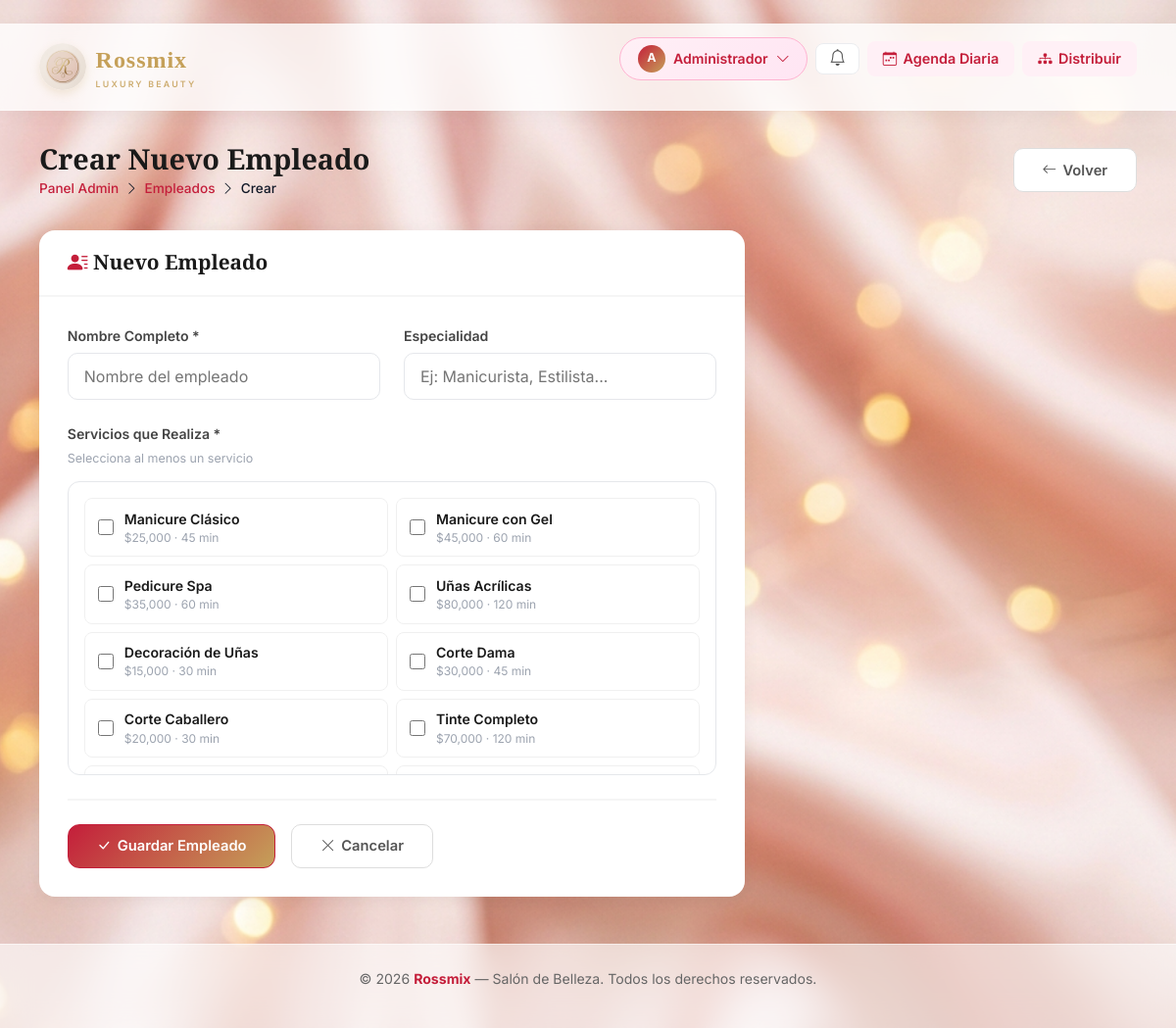
/admin/empleados/crear (signed in), run on the app's committed database.
### app/models/usuario.py (models this page shows, shortened)
class Usuario(db.Model):
    __tablename__ = 'usuario'
    __table_args__ = (
        CheckConstraint("telefono ~ '^[0-9]{10}$'", name='ck_usuario_telefono_10_digitos'),
    )
    id = db.Column(db.Integer, primary_key=True)
    nombre = db.Column(db.String(100), nullable=False)
    email = db.Column(db.String(150), unique=True, nullable=False)
    telefono = db.Column(db.String(10), nullable=False)
    password = db.Column(db.String(200), nullable=False)
    tipo_usuario   = db.Column(db.String(20), nullable=False, index=True)
    fecha_registro = db.Column(db.DateTime, default=datetime.now)
    activo         = db.Column(db.Boolean, default=True)
    id_empleado = db.Column(db.Integer, db.ForeignKey('empleados.id_empleado', ondelete='SET NULL'), nullable=True)
    empleado_vinculado = db.relationship('Empleado', foreign_keys=[id_empleado], backref='usuario_cuenta', uselist=False)
    citas = db.relationship('Cita', backref='cliente', lazy=True, foreign_keys='Cita.id_cliente')
    notificaciones = db.relationship('Notificacion', backref='usuario', lazy=True)

### app/models/servicio.py (models this page shows, shortened)
class Servicio(db.Model):
    __tablename__ = 'servicios'
    id_servicio = db.Column(db.Integer, primary_key=True)
    nombre_servicio = db.Column(db.String(100), nullable=False)
    descripcion = db.Column(db.Text)
    precio_total = db.Column(db.Numeric(10, 2), nullable=False)
    duracion_minutos = db.Column(db.Integer, nullable=False)
    activo = db.Column(db.Boolean, default=True)
    citas = db.relationship('Cita', backref='servicio', lazy=True)
    empleados = db.relationship('Empleado', secondary='empleado_servicios', backref='servicios')

### app/views/admin/empleados.py (the view, shortened to what this page needs)
@admin_bp.route('/empleados/crear', methods=['GET', 'POST'])
@admin_required
def empleados_crear():
    is_ajax = request.headers.get('X-Requested-With') == 'XMLHttpRequest'
    servicios = Servicio.query.filter_by(activo=True).all()
    return render_template('admin/empleados_form.html', empleado=None, servicios=servicios)

### app/templates/admin/empleados_form.html (shortened to what this page needs)
﻿{% extends 'base.html' %}
{% block content %}
<div class="page-header">
    <div>
        <h1>{{ 'Editar' if empleado else 'Crear Nuevo' }} Empleado</h1>
        <div class="breadcrumb-r">
            <a href="{{ url_for('dashboard_admin') }}">Panel Admin</a>
            <i class="bi bi-chevron-right"></i>
            <a href="{{ url_for('admin_empleados') }}">Empleados</a>
            <i class="bi bi-chevron-right"></i>
            <span>{{ 'Editar' if empleado else 'Crear' }}</span>
        </div>
    </div>
    <a href="{{ url_for('admin_empleados') }}" class="btn-secondary-r">
        <i class="bi bi-arrow-left"></i> Volver
    </a>
</div>
<div class="r-card" style="max-width: 720px;">
    <div class="r-card-header">
        <h2><i class="bi bi-person-lines-fill" style="color:#c41e3a;"></i>
            {{ 'Editar' if empleado else 'Nuevo' }} Empleado
        </h2>
    </div>
    <div class="r-card-body">
        <form method="POST">
            <div class="row g-4 mb-4">
                <div class="col-md-6">
                    <label class="r-form-label">Nombre Completo *</label>
                    <input type="text" class="r-form-control" name="nombre"
                           value="{{ empleado.nombre if empleado else '' }}" required
                           placeholder="Nombre del empleado">
                </div>
                <div class="col-md-6">
                    <label class="r-form-label">Especialidad</label>
                    <input type="text" class="r-form-control" name="especialidad"
                           value="{{ empleado.especialidad if empleado else '' }}"
                           placeholder="Ej: Manicurista, Estilista...">
                </div>
            </div>
            <div class="mb-4">
                <label class="r-form-label">Servicios que Realiza *</label>
                <p class="r-form-hint" style="margin-bottom:0.8rem;">Selecciona al menos un servicio</p>
                {% if servicios %}
                    <div style="border:1.5px solid #e5e7eb; border-radius:12px; padding:1rem;
                                max-height:300px; overflow-y:auto; display:grid;
                                grid-template-columns: repeat(auto-fill, minmax(220px,1fr)); gap:0.5rem;">
                        {% for servicio in servicios %}
                        <label style="display:flex; align-items:center; gap:0.7rem; padding:0.6rem 0.8rem;
                                      border-radius:8px; cursor:pointer; border:1.5px solid #f0f0f0;
                                      transition:all 0.15s;" class="svc-check-label">
                            <input type="checkbox" name="servicios" value="{{ servicio.id_servicio }}"
                                   style="width:16px;height:16px;accent-color:#c41e3a;"
                                   {% if empleado and servicio.id_servicio in servicios_empleado %}checked{% endif %}>
                            <div>
                                <div style="font-size:0.88rem; font-weight:600; color:#1a1a1a;">{{ servicio.nombre_servicio }}</div>
                                <div style="font-size:0.75rem; color:#9ca3af;">${{ "{:,.0f}".format(servicio.precio_total) }} · {{ servicio.duracion_minutos }} min</div>
                            </div>
                        </label>
                        {% endfor %}
                    </div>
                {% else %}
                    <div style="background:#fff8fc; border:1.5px solid #ffb3d1; border-radius:10px; padding:1.2rem; color:#888; font-size:0.9rem;">
                        No hay servicios disponibles.
                        <a href="{{ url_for('admin_servicios_crear') }}" style="color:#c41e3a; font-weight:600;">Crear un servicio primero</a>
                    </div>
                {% endif %}
            </div>
            <div style="display:flex; gap:1rem; flex-wrap:wrap; margin-top:1.5rem; padding-top:1.5rem; border-top:2px solid #f5f5f5;">
                <button type="submit" class="btn-rossmix">
                    <i class="bi bi-check-lg"></i> Guardar Empleado
                </button>
                <a href="{{ url_for('admin_empleados') }}" class="btn-secondary-r">
                    <i class="bi bi-x-lg"></i> Cancelar
                </a>
            </div>
        </form>
    </div>
</div>
{% endblock %}

### app/templates/base.html (shortened to what this page needs)
<!DOCTYPE html>
<html lang="es">
<head>
    <link rel="stylesheet" href="https://cdn.jsdelivr.net/npm/bootstrap-icons@1.11.3/font/bootstrap-icons.min.css">
    <link rel="stylesheet" href="https://cdn.jsdelivr.net/npm/bootstrap@5.3.2/dist/css/bootstrap.min.css">
    <link rel="stylesheet" href="{{ url_for('static', filename='style.css', v='20260818-2') }}">
</head>
<body>
<nav>
    <div class="nav-inner">
        <a href="{{ url_for('main.index') }}" class="logo">
            <img src="{{ url_for('static', filename='images/logo_rossmix_r.png') }}" alt="Rossmix Luxury Beauty">
            <span class="logo-text">Rossmix<small>Luxury Beauty</small></span>
        </a>
        <ul>
            {% if session.usuario_id and request.endpoint != 'main.index' %}
                <li class="profile-dropdown-wrap">
                    <a href="#" class="profile-btn" id="profileBtn">
                        <span class="avatar">{{ session.nombre[0]|upper }}</span>
                        {{ session.nombre|title }}
                        <i class="bi bi-chevron-down icon-small"></i>
                    </a>
                </li>
                <li class="nav-item-notif">
                    <a href="#" id="btnNotifs" title="Notificaciones" class="notif-button">
                        <i class="bi bi-bell icon-bell"></i>
                    </a>
                </li>
                {% if session.tipo_usuario == 'admin' %}
                    <li>
                        <a href="{{ url_for('admin.agenda_diaria') }}" class="nav-chip blue">
                            <i class="bi bi-calendar-week"></i> Agenda Diaria
                        </a>
                    </li>
                    <li>
                        <a href="{{ url_for('admin.citas_distribucion') }}" class="nav-chip purple">
                            <i class="bi bi-diagram-3-fill"></i> Distribuir
                        </a>
                    </li>
                {% elif session.tipo_usuario == 'especialista' %}
                    <li>
                        <a href="{{ url_for('especialista.citas_disponibles') }}" class="nav-chip pink">
                            <i class="bi bi-lightning-fill"></i> Disponibles
                        </a>
                    </li>
                {% else %}
                    <li><a href="{{ url_for('citas.agendar_paso1') }}" class="nav-chip pink"><i class="bi bi-plus-circle"></i> Agendar</a></li>
                {% endif %}
            {% else %}
                <li><a href="{{ url_for('main.index') }}">Inicio</a></li>
                <li><a href="{{ url_for('auth.login') }}">Iniciar Sesión</a></li>
                <li><a href="{{ url_for('auth.registro') }}" class="nav-chip pink">Registrarse</a></li>
            {% endif %}
        </ul>
    </div>
</nav>
<div class="page-wrap">
    {% block content %}{% endblock %}
</div>
<footer>
    <div class="footer-inner">
        <p>&copy; 2026 <strong>Rossmix</strong> — Salón de Belleza. Todos los derechos reservados.</p>
    </div>
</footer>
</body>
</html>

### data on the page
Usuario: nombre "Administrador"
Servicio: nombre_servicio "Manicure Clásico", precio_total "25,000", duracion_minutos "45"
Servicio: nombre_servicio "Manicure con Gel", precio_total "45,000", duracion_minutos "60"
Servicio: nombre_servicio "Pedicure Spa", precio_total "35,000", duracion_minutos "60"
Servicio: nombre_servicio "Uñas Acrílicas", precio_total "80,000", duracion_minutos "120"
Servicio: nombre_servicio "Decoración de Uñas", precio_total "15,000", duracion_minutos "30"
Servicio: nombre_servicio "Corte Dama", precio_total "30,000", duracion_minutos "45"
Servicio: nombre_servicio "Corte Caballero", precio_total "20,000", duracion_minutos "30"
Servicio: nombre_servicio "Tinte Completo", precio_total "70,000", duracion_minutos "120"

### other printed values
{{ session.nombre[0]|upper }} "A"
{{ 'Editar' if empleado else 'Crear Nuevo' }} "Crear Nuevo"
{{ 'Editar' if empleado else 'Crear' }} "Crear"
{{ 'Editar' if empleado else 'Nuevo' }} "Nuevo"
